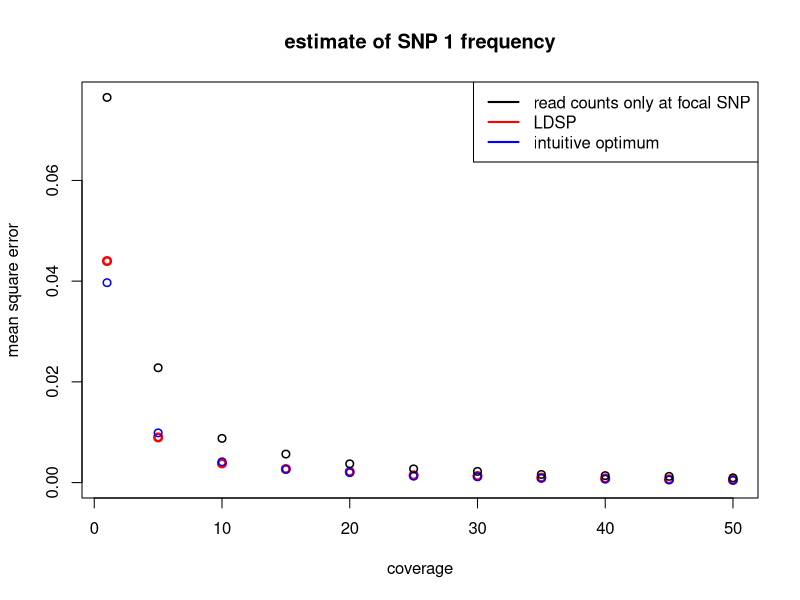
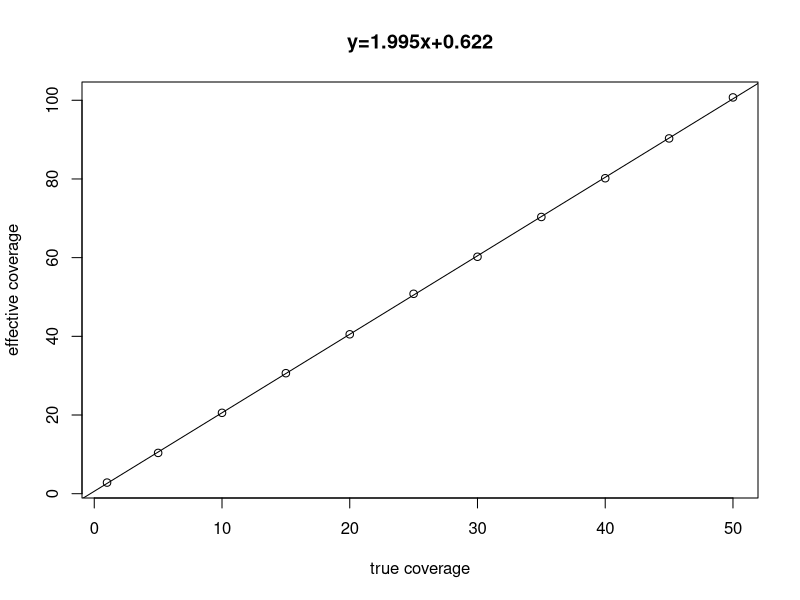
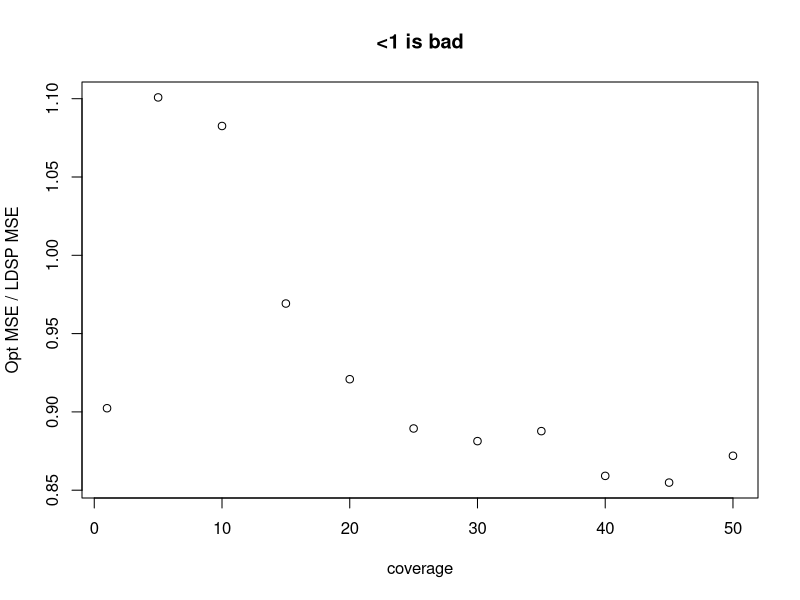

These charts were generated, in order, by the following R code:
#library(MASS)
create_haps <- function(nsamp=100, per){
  # the only type of haplotypes in the pool are either 1-0 or 0-1 (for simplicity)
  # "per" specifies the percent of 1-0 haplotypes  
  n_10_haps = floor(per*nsamp)
  
  n_01_haps = nsamp - n_10_haps
  haps = c(rep(c(1,0), n_10_haps), c(rep(c(0,1), n_01_haps)))
  # put in matrix form
  haps = matrix(nrow = nsamp, ncol = 2, haps, byrow=TRUE)
  return(haps)
}


# potential problem: sigma2 estimated to be < 1 (and even <0 in some cases)
findMLE <- function(obs, mu, Sigma, D){
  
  ll <- function(sigma2){
    cov_m = sigma2*Sigma + D
    sinv = solve(cov_m)
    
    # (from a course hand-out and verified with Wikipedia)
    logl = log(det(cov_m)) + (t(obs-mu)%*%sinv%*%(obs-mu))
    
    return(as.numeric(logl))
  }
  
  # note: optim actually minimizes
  return(optim(ll, par = 1, method = "L-BFGS-B", lower = 1, upper = 10)$par)
}

pool <- function(lambda, haps, nloci, nsamp){
  ## simulate pool sequencing ##
  y_obs = rep(0, nloci)
  n = rep(0, nloci)
  n_1 = rep(0, nloci)
  for (i in 1:nloci){
    
    # coverage
    n[i] = rpois(1, lambda)
    
    # ensure number haps sampled is below the number of samples in the pool
    n[i] = min(n[i], nsamp)
    # ensure sample at least 1 haplotype
    n[i] = max(1, n[i])
    
    # sample locus i from pool
    sampled = sample(haps[,i], n[i])
    
    # number of 1 alleles
    n_1[i] = sum(sampled)
  }
  return(rbind(n, n_1))
}

perform_LDSP <- function(y_obs, nloci, nsamp, haps, pos, n){
  
  # calculate distances between SNPs
  # for example if two SNPs at position 50 and 100
  # then d = 50 
  d = rep(0, nloci-1)
  for (i in 1:(nloci-1)){
    d[i] = as.numeric(pos[i+1])-as.numeric(pos[i])
  }

  epsilon = y_obs*(1-y_obs)/n
 
  geo_sum = 1/sum(1/(1:(nsamp-1)))
  #theta = geo_sum/(nsamp + geo_sum)
  theta = 1e-8 # lower mutation rate (but theta << 1 results in singular matrix)

  mu = (1-theta)*colMeans(haps) + theta/2

  cov_panel = matrix(nrow = nloci, ncol = nloci, 0)
  f = colMeans(haps)
  for (i in 1:nloci){
    for (j in 1:nloci){
      if (i==j){
        cov_panel[i,j] = f[i]*(1-f[i])
      }
      else{
        fij = sum(haps[,i]==1 & haps[,j]==1)/nsamp
        cov_panel[i,j] = fij -f[i]*f[j]
      }
    }
  }
  
  S = matrix(nrow = nloci, ncol = nloci, 0)

  # rho = 4*N*c_j where c_j is the rate of cross-over per generation per basepair and N is the effective popsize
  # d_j = dist is the physical distance between SNPs j and j+1
  rho = 0 # no recombination
  for (i in 1:nloci){
    for (j in 1:nloci){
      if (i ==j){
        S[i,j] = cov_panel[i,j]
      }
      else{
        # distance between SNPs
        dist = sum(d[min(i,j):(max(i,j)-1)])
        
        # hypothetical effective popsize
        N = 1e4
        
        # since rho = 0, S[i,j] = cov_panel[i,j]
        S[i,j] = exp((-4*N*rho*dist)/nsamp)*cov_panel[i,j]
      }
    }
  }
  
  Sigma = ((1-theta)^2)*S + (theta/2)*(1-(theta/2))* diag(nloci)
 
  Sigma[abs(Sigma) < 1e-8] = 0
  
  #sigma2 = findMLE(y_obs, mu, Sigma, diag(epsilon))
  sigma2 = 1
  
  # this is where the dispersion parameter comes in: eqn 13
  d = diag(1/epsilon)
  Sigma_i = solve(Sigma) # there is problems, when nloci is big, kappa(Sigma) is very large (1e36)]
  Sigma_bar = solve((1/sigma2)*Sigma_i + d)
  
  #Sigma_i = ginv(Sigma)
  #Sigma_bar = ginv((1/sigma2)*Sigma_i + d)
  
  theta_bar = as.vector(Sigma_bar%*%((1/sigma2)*Sigma_i%*%mu + d%*%y_obs))
  
  # posterior estimate of SNP 1
  #return(theta_bar[1])

  mu_t = (mu[1]*Sigma_bar[1,1] - theta_bar[1]*Sigma[1,1])/(Sigma_bar[1,1] - Sigma[1,1])
  
  sigma_2_t = 1/ ((-1/Sigma[1,1]) + 1/(Sigma_bar[1,1]))  
  
  # likelihood + variance
  return(c(mu_t, sigma_2_t))
  
}

mse <- function(y_hat, y){
  return(sum((y_hat-y)^2)/length(y))
}

###### Begin script ##########

nloci = 2
# physical position of the two SNPs
pos = c(50, 100)

# starting population
nsamp = 100
# 1_0 haplotype is at 10% frequency and 0_1 is at 90%
haps = create_haps(nsamp, 0.1)

# increase the 1_0 haplotype from 10% to 90% (simulate positive selection)
ev_haps = create_haps(nsamp, 0.9)


## code for testing ##
# haps = matrix(nrow = nsamp, ncol = 2, 0)
# for (i in 1:25){
#   haps[i,1] = 1
#   haps[i,2] = 0
# }
# for (i in 26:50){
#   haps[i,1] = 0
#   haps[i,2] = 1
# }
# 
# for (i in 51:75){
#   haps[i,1] = 1
#   haps[i,2] = 1
# }
# for (i in 76:100){
#   haps[i,1] = 0
#   haps[i,2] = 0
# }
# ev_haps = haps
## end testing code ##

# lambda specifies coverage
lambdas = seq(5, 50, by = 5)
lambdas = c(1, lambdas)
l = length(lambdas)

mse_ldsp_est = rep(0, l)
mse_opt_est = rep(0, l)
mse_obs_est  = rep(0, l)
mean_eff_cov = rep(0, l)

nreps = 1000

for (i in 1:l){
  # where to store estimates
  store_ldsp_est = rep(0,nreps)
  store_opt_est = rep(0, nreps)
  store_obs_est = rep(0, nreps)
  store_true_freq = rep(0, nreps)
  store_effective_coverage = rep(0, nreps)
  
  for (j in 1:nreps){
    
    # pooling
    lambda = lambdas[i] # coverage
    pooled_info =  pool(lambda, ev_haps, nloci, nsamp)
    n = pooled_info[1,]  # total read counts
    n_1 = pooled_info[2,] # counts of "1" allele
    
    # pseudo-counts
    y_obs = (n_1 + 0.5)/(n + 1)
    
    ldsp_est = perform_LDSP(y_obs, nloci, nsamp, haps, pos, n)
    
    # true pool freqency
    true_freq = colMeans(ev_haps)
    
    # only look at the estimates of SNP 1
    store_true_freq[j] = true_freq[1]
    store_opt_est[j] = (n_1[1] + (n[2]-n_1[2]))/ (n[1] + n[2])
    store_obs_est[j] = n_1[1]/n[1]
    store_ldsp_est[j] = ldsp_est[1]
    
    # normal to binomial
    store_effective_coverage[j] = ((1-ldsp_est[1])*ldsp_est[1])/ldsp_est[2]
  }
  
  # calculate MSE
  mse_ldsp_est[i] = mse(store_ldsp_est, store_true_freq)
  mse_opt_est[i] = mse(store_opt_est, store_true_freq)
  mse_obs_est[i] = mse(store_obs_est, store_true_freq)
  mean_eff_cov[i] = mean(store_effective_coverage)

}

# check if the variance is halved

#### plot stuff ####
plot(lambdas, mse_ldsp_est, xlab = "coverage", ylab = "mean square error", col = "red", ylim = c(0,max(mse_obs_est)), main = "estimate of SNP 1 frequency", lwd=2.5)
points(lambdas, mse_opt_est, col = "blue", lwd=1.5)
points(lambdas, mse_obs_est, lwd=1.5)
legend("topright", c("read counts only at focal SNP","LDSP", "intuitive optimum"), lty=c(1,1,1), lwd=c(2,2,2),col=c("black","red", "blue"))

fit = lm(mean_eff_cov ~ lambdas)
plot(lambdas, mean_eff_cov, xlab = "true coverage", ylab = "effective coverage", main = paste("y=", round(fit$coefficients[2],3), "x+", 
                                                                                              round(fit$coefficients[1],3), sep =""))
abline(fit)

plot(lambdas, mse_opt_est/mse_ldsp_est, xlab = "coverage", ylab = "Opt MSE / LDSP MSE", main = "<1 is bad")
